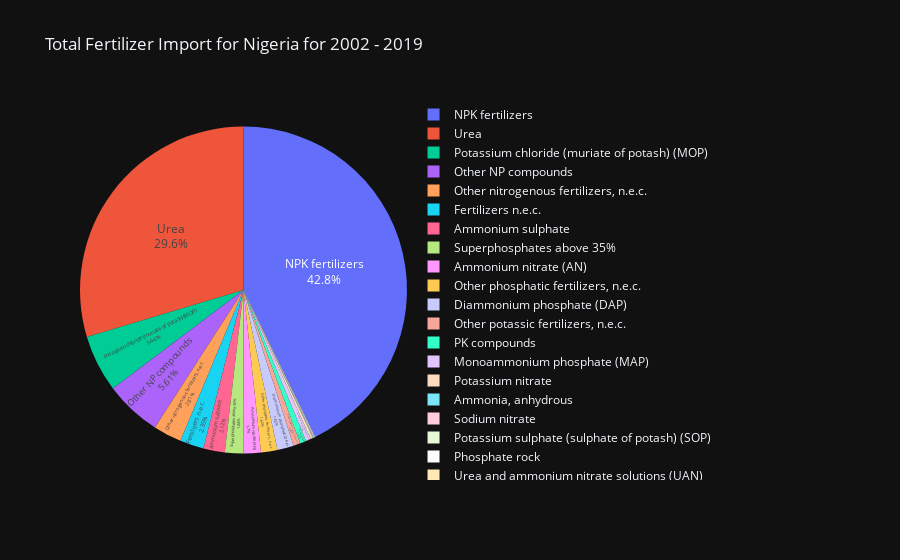

Write notebook code for a chart like this one.
### Code cell
fig = px.pie(fertilizer_by_import_value, values=fertilizer_by_import_value["value"], 
             names=fertilizer_by_import_value["item"], 
             title='Total Fertilizer Import for Nigeria for 2002 - 2019')
fig.update_traces(textposition='inside', textinfo='percent+label')
fig.update_layout(
        template='plotly_dark'
    )
fig.show()

### Figure 1 — Plotly figure (JSON) as saved in the notebook; plotly's stock layout.template omitted (floating-point values rounded to 4 significant figures)
{"data": [{"domain": {"x": [0, 1], "y": [0, 1]}, "hovertemplate": "item=%{label}<br>value=%{value}<extra></extra>", "labels": ["NPK fertilizers", "Urea", "Potassium chloride (muriate of potash) (MOP)", "Other NP compounds", "Other nitrogenous fertilizers, n.e.c.", "Fertilizers n.e.c.", "Ammonium sulphate", "Superphosphates above 35%", "Ammonium nitrate (AN)", "Other phosphatic fertilizers, n.e.c.", "Diammonium phosphate (DAP)", "Other potassic fertilizers, n.e.c.", "PK compounds", "Monoammonium phosphate (MAP)", "Potassium nitrate", "Ammonia, anhydrous", "Sodium nitrate", "Potassium sulphate (sulphate of potash) (SOP)", "Phosphate rock", "Urea and ammonium nitrate solutions (UAN)", "Calcium ammonium nitrate (CAN) and other mixtures with calcium carbonate"], "legendgroup": "", "name": "", "showlegend": true, "textinfo": "percent+label", "textposition": "inside", "type": "pie", "values": [1658000.0, 1149000.0, 218600.0, 217600.0, 109100.0, 91260.0, 82070.0, 71390.0, 65850.0, 62920.0, 62750.0, 26440.0, 23620.0, 19510.0, 9498.0, 2399.0, 2207.0, 2183.0, 1833.0, 803.3, 100.6]}], "layout": {"legend": {"tracegroupgap": 0}, "title": {"text": "Total Fertilizer Import for Nigeria for 2002 - 2019"}}}
